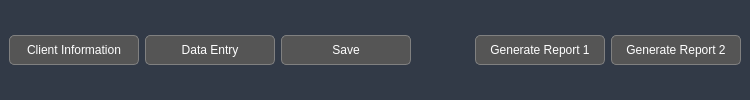
            <widget class="QWidget" name="tabSectionWidget" native="true">
             <property name="minimumSize">
              <size>
               <width>0</width>
               <height>0</height>
              </size>
             </property>
             <property name="styleSheet">
              <string notr="true">QWidget#tabSectionWidget {
	border-bottom: 1px solid; 
	border-bottom-color: rgba(0, 0, 0, 76);
	border-radius: 10px;
}
QWidget { 
	background-color: #323a47;
	color:white; 
}

QWidget QPushButton { 
	min-height: 20px; 
	min-width:120px; 
	max-width:120px; 
	padding: 4px;
	border: 1px solid gray; 
	border-radius: 5px;
	color:white; 
	background-color: #555555
} 

QPushButton::hover {
	background-color: rgb(107, 108, 108);
}
</string>
             </property>
             <layout class="QGridLayout" name="gridLayout_3">
              <property name="leftMargin">
               <number>0</number>
              </property>
              <property name="topMargin">
               <number>4</number>
              </property>
              <property name="rightMargin">
               <number>0</number>
              </property>
              <property name="bottomMargin">
               <number>4</number>
              </property>
              <item row="0" column="0">
               <widget class="QWidget" name="tabSectionContainer" native="true">
                <property name="minimumSize">
                 <size>
                  <width>100</width>
                  <height>50</height>
                 </size>
                </property>
                <property name="maximumSize">
                 <size>
                  <width>16777215</width>
                  <height>50</height>
                 </size>
                </property>
                <property name="styleSheet">
                 <string notr="true"/>
                </property>
                <layout class="QHBoxLayout" name="horizontalLayout_4">
                 <item>
                  <widget class="QPushButton" name="clientInfoBtn">
                   <property name="text">
                    <string>Client Information</string>
                   </property>
                   <property name="checkable">
                    <bool>true</bool>
                   </property>
                  </widget>
                 </item>
                 <item>
                  <widget class="QPushButton" name="dataEntryBtn">
                   <property name="text">
                    <string>Data Entry</string>
                   </property>
                  </widget>
                 </item>
                 <item>
                  <widget class="QPushButton" name="saveJobBtn">
                   <property name="text">
                    <string>Save</string>
                   </property>
                  </widget>
                 </item>
                 <item>
                  <spacer name="horizontalSpacer_5">
                   <property name="orientation">
                    <enum>Qt::Horizontal</enum>
                   </property>
                   <property name="sizeHint" stdset="0">
                    <size>
                     <width>40</width>
                     <height>20</height>
                    </size>
                   </property>
                  </spacer>
                 </item>
                </layout>
               </widget>
              </item>
              <item row="0" column="1">
               <widget class="QWidget" name="widget_12" native="true">
                <property name="styleSheet">
                 <string notr="true"/>
                </property>
                <layout class="QHBoxLayout" name="horizontalLayout_13">
                 <item>
                  <widget class="QPushButton" name="createIcpReportBtn">
                   <property name="text">
                    <string>Generate Report 1</string>
                   </property>
                  </widget>
                 </item>
                 <item>
                  <widget class="QWidget" name="widget_25" native="true">
                   <layout class="QHBoxLayout" name="horizontalLayout_11">
                    <property name="leftMargin">
                     <number>0</number>
                    </property>
                    <property name="topMargin">
                     <number>0</number>
                    </property>
                    <property name="rightMargin">
                     <number>0</number>
                    </property>
                    <property name="bottomMargin">
                     <number>0</number>
                    </property>
                    <item>
                     <widget class="QPushButton" name="createGcmsReportBtn">
                      <property name="text">
                       <string>Generate Report 2</string>
                      </property>
                     </widget>
                    </item>
                   </layout>
                  </widget>
                 </item>
                </layout>
               </widget>
              </item>
             </layout>
            </widget>
